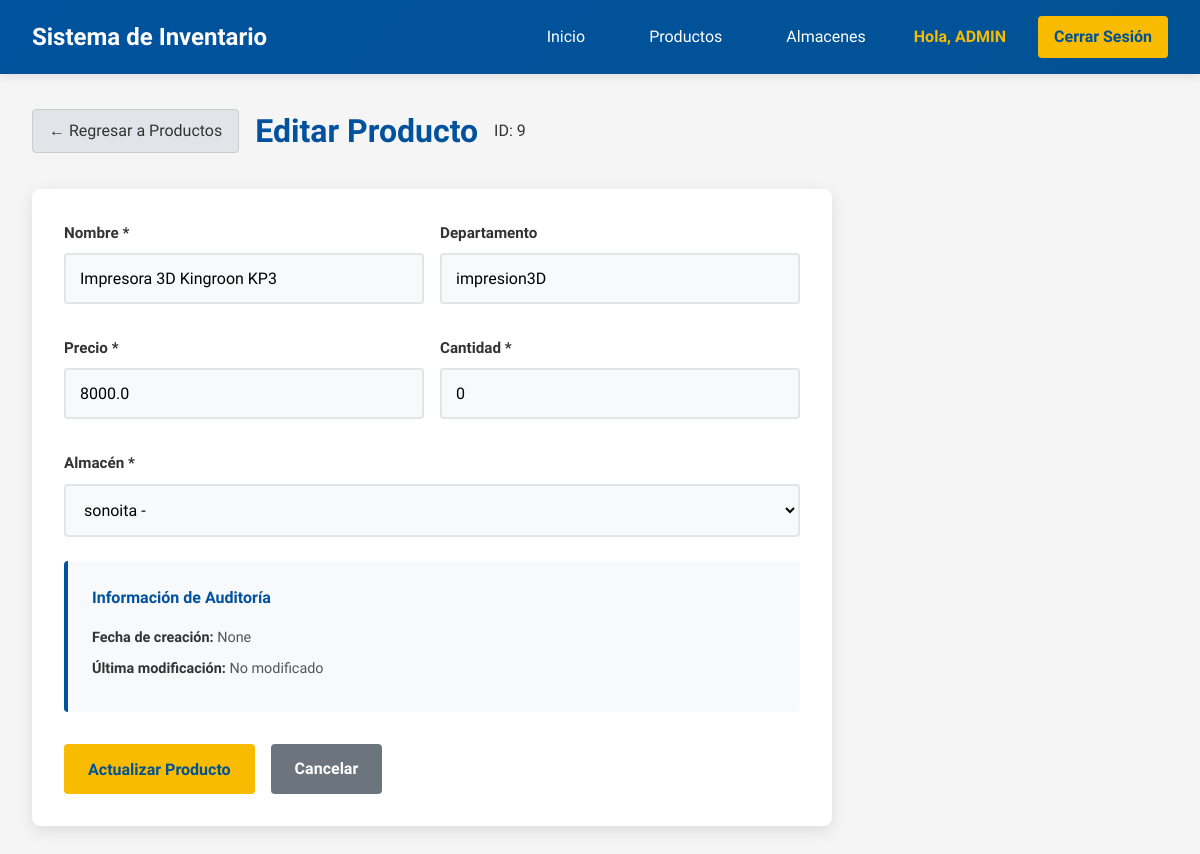
Page /editar_producto/9 (signed in) on the committed database.
### tables this page shows
CREATE TABLE almacenes (
    id INTEGER PRIMARY KEY,
    nombre TEXT NOT NULL
, fecha_hora_ultima_modificacion DATETIME, ultimo_usuario_en_modificar TEXT, fecha_hora_creacion DATETIME);

CREATE TABLE "productos" (
	"id"	INTEGER NOT NULL,
	"nombre"	TEXT NOT NULL,
	"precio"	REAL NOT NULL,
	"cantidad"	INTEGER NOT NULL,
	"departamento"	TEXT NOT NULL, almacen INTEGER, fecha_hora_ultima_modificacion DATETIME, ultimo_usuario_en_modificar TEXT, fecha_hora_creacion DATETIME,
	PRIMARY KEY("id")
);

### app.py (the view, shortened to what this page needs)
@app.route('/editar_producto/<int:id>', methods=['GET', 'POST'])
def editar_producto(id):
    if 'usuario_id' not in session:
        return redirect(url_for('login'))
    if session['usuario_rol'] not in ['ADMIN', 'PRODUCTOS']:
        flash('No tienes permisos para esta acción', 'error')
        return redirect(url_for('productos'))
    conn = get_db_connection()
    producto = conn.execute('SELECT * FROM productos WHERE id = ?', (id,)).fetchone()
    almacenes = conn.execute('SELECT * FROM almacenes ORDER BY nombre').fetchall()
    conn.close()
    if not producto:
        flash('Producto no encontrado', 'error')
        return redirect(url_for('productos'))
    return render_template('editar_producto.html', producto=producto, almacenes=almacenes)

### app.py (called while the page is built)
def get_db_connection():
    conn = sqlite3.connect(DATABASE)
    conn.row_factory = sqlite3.Row
    return conn

### templates/editar_producto.html (shortened to what this page needs)
{% extends "base.html" %}
{% block content %}
<div class="container">
    <div class="page-header">
        <a href="{{ url_for('productos') }}" class="btn btn-back">
            ← Regresar a Productos
        </a>
        <h1>Editar Producto</h1>
        <p class="producto-id">ID: {{ producto.id }}</p>
    </div>
    <div class="form-container">
        <form method="POST" class="product-form">
            <div class="form-row">
                <div class="form-group">
                    <label for="nombre">Nombre *</label>
                    <input type="text" id="nombre" name="nombre" class="form-input"
                           value="{{ producto.nombre }}" required>
                </div>
                <div class="form-group">
                    <label for="departamento">Departamento</label>
                    <input type="text" id="departamento" name="departamento" class="form-input"
                           value="{{ producto.departamento or '' }}"
                           placeholder="Ej: Electrónicos, Ropa, Hogar">
                </div>
            </div>
            <div class="form-row">
                <div class="form-group">
                    <label for="precio">Precio *</label>
                    <input type="number" id="precio" name="precio" class="form-input"
                           value="{{ producto.precio }}" step="0.01" min="0" required>
                </div>
                <div class="form-group">
                    <label for="cantidad">Cantidad *</label>
                    <input type="number" id="cantidad" name="cantidad" class="form-input"
                           value="{{ producto.cantidad }}" min="0" required>
                </div>
            </div>
            <div class="form-group">
                <label for="almacen">Almacén *</label>
                <select id="almacen" name="almacen" class="form-input" required>
                    {% for almacen in almacenes %}
                    <option value="{{ almacen.id }}"
                            {% if almacen.id == producto.almacen %}selected{% endif %}>
                        {{ almacen.nombre }} - {{ almacen.ubicacion }}
                    </option>
                    {% endfor %}
                </select>
            </div>
            <div class="audit-info">
                <h4>Información de Auditoría</h4>
                <div class="audit-details">
                    <p><strong>Fecha de creación:</strong> {{ producto.fecha_hora_creacion }}</p>
                    {% if producto.fecha_hora_ultima_modificacion %}
                    <p><strong>Última modificación:</strong> {{ producto.fecha_hora_ultima_modificacion }}</p>
                    <p><strong>Último usuario en modificar:</strong> {{ producto.ultimo_usuario_en_modificar }}</p>
                    {% else %}
                    <p><strong>Última modificación:</strong> No modificado</p>
                    {% endif %}
                </div>
            </div>
            <div class="form-actions">
                <button type="submit" class="btn btn-success">Actualizar Producto</button>
                <a href="{{ url_for('productos') }}" class="btn btn-secondary">Cancelar</a>
            </div>
        </form>
    </div>
</div>
{% endblock %}

### templates/base.html (shortened to what this page needs)
<!DOCTYPE html>
<html lang="es">
<head>
    <link rel="stylesheet" href="{{ url_for('static', filename='css/style.css') }}">
</head>
<body>
    {% if session.usuario_nombre %}
    <nav class="navbar">
        <div class="nav-container">
            <div class="nav-logo">
                <span>Sistema de Inventario</span>
            </div>
            <div class="nav-menu">
                <a href="{{ url_for('index') }}" class="nav-link">Inicio</a>
                <a href="{{ url_for('productos') }}" class="nav-link">Productos</a>
                <a href="{{ url_for('almacenes') }}" class="nav-link">Almacenes</a>
                <span class="nav-user">Hola, {{ session.usuario_nombre }}</span>
                <a href="{{ url_for('logout') }}" class="nav-link logout">Cerrar Sesión</a>
            </div>
        </div>
    </nav>
    {% endif %}
    <main class="main-content">
        {% block content %}{% endblock %}
    </main>
</body>
</html>

### static/css/style.css (style rules this page uses)
* { margin: 0; padding: 0; box-sizing: border-box; font-family: 'Segoe UI', Tahoma, Geneva, Verdana, sans-serif; }
:root { --azul-unison: #00529e; --azul-oscuro: #015294; --dorado-unison: #f8bb00; --dorado-oscuro: #d99e30; --gris-claro: #f5f5f5; --gris-medio: #e1e5e9; --gris-oscuro: #333333; --blanco: #ffffff; --error: #dc3545; --exito: #28a745; }
body { font-family: 'Segoe UI', Tahoma, Geneva, Verdana, sans-serif; background-color: var(--gris-claro); color: var(--gris-oscuro); line-height: 1.6; }
.container { max-width: 1200px; margin: 0 auto; padding: 0 2rem; }
.navbar { background: linear-gradient(135deg, var(--azul-unison), var(--azul-oscuro)); padding: 1rem 0; box-shadow: 0 2px 10px rgba(0,0,0,0.1); position: sticky; top: 0; z-index: 1000; }
.nav-container { max-width: 1200px; margin: 0 auto; display: flex; justify-content: space-between; align-items: center; padding: 0 2rem; }
.nav-logo span { color: var(--blanco); font-size: 1.5rem; font-weight: 600; font-family: 'Segoe UI', Tahoma, Geneva, Verdana, sans-serif; }
.nav-menu { display: flex; align-items: center; gap: 2rem; }
.nav-link { color: var(--blanco); text-decoration: none; padding: 0.5rem 1rem; border-radius: 4px; transition: background-color 0.3s; font-weight: 500; font-family: 'Segoe UI', Tahoma, Geneva, Verdana, sans-serif; }
.nav-user { color: var(--dorado-unison); font-weight: 600; font-family: 'Segoe UI', Tahoma, Geneva, Verdana, sans-serif; }
.logout { background-color: var(--dorado-unison); color: var(--azul-oscuro); font-weight: 600; border-radius: 4px; font-family: 'Segoe UI', Tahoma, Geneva, Verdana, sans-serif; }
.form-group { margin-bottom: 1.5rem; }
.form-group label { display: block; margin-bottom: 0.5rem; color: var(--gris-oscuro); font-weight: 600; font-size: 0.95rem; font-family: 'Segoe UI', Tahoma, Geneva, Verdana, sans-serif; }
.form-input { width: 100%; padding: 0.875rem; border: 2px solid var(--gris-medio); border-radius: 4px; font-size: 1rem; transition: all 0.3s ease; background-color: #f8f9fa; font-family: 'Segoe UI', Tahoma, Geneva, Verdana, sans-serif; }
.main-content { min-height: calc(100vh - 80px); padding: 2rem 0; }
.btn { padding: 0.75rem 1.5rem; border: none; border-radius: 4px; font-size: 1rem; font-weight: 600; cursor: pointer; transition: all 0.3s; text-decoration: none; display: inline-block; text-align: center; font-family: 'Segoe UI', Tahoma, Geneva, Verdana, sans-serif; }
.btn-success { background-color: var(--dorado-unison); color: var(--azul-oscuro); font-weight: 600; }
.btn-secondary { background-color: #6c757d; color: var(--blanco); }
.form-container { background: var(--blanco); padding: 2rem; border-radius: 8px; box-shadow: 0 5px 15px rgba(0,0,0,0.1); margin: 2rem 0; max-width: 800px; }
.form-row { display: flex; gap: 1rem; margin-bottom: 1rem; flex-wrap: wrap; }
.form-row .form-group { flex: 1; min-width: 250px; margin-bottom: 1rem; }
.form-actions { display: flex; gap: 1rem; margin-top: 2rem; flex-wrap: wrap; }
.product-form, .almacen-form { width: 100%; }
.page-header { display: flex; align-items: center; gap: 1rem; margin-bottom: 2rem; }
.page-header h1 { margin: 0; color: var(--azul-unison); font-family: 'Segoe UI', Tahoma, Geneva, Verdana, sans-serif; }
.btn-back { padding: 0.5rem 1rem; background-color: var(--gris-medio); color: var(--gris-oscuro); text-decoration: none; border-radius: 4px; font-weight: 500; transition: all 0.3s ease; border: 1px solid #ccc; font-family: 'Segoe UI', Tahoma, Geneva, Verdana, sans-serif; }
.audit-info { background: #f8f9fa; padding: 1.5rem; border-radius: 4px; margin: 1.5rem 0; border-left: 4px solid var(--azul-unison); }
.audit-info h4 { color: var(--azul-unison); margin-bottom: 1rem; font-size: 1rem; font-weight: 600; font-family: 'Segoe UI', Tahoma, Geneva, Verdana, sans-serif; }
.audit-details p { margin: 0.5rem 0; font-size: 0.9rem; color: #555; font-family: 'Segoe UI', Tahoma, Geneva, Verdana, sans-serif; }
.audit-details strong { color: #333; }
.form-input::placeholder { color: #999; font-size: 0.9rem; font-family: 'Segoe UI', Tahoma, Geneva, Verdana, sans-serif; }
input[type="text"], input[type="password"], input[type="email"], input[type="number"], input[type="tel"], input[type="url"], input[type="search"], input[type="date"], input[type="datetime-local"], input[type="month"], input[type="week"], input[type="time"], textarea, select { border-radius: 4px; font-family: 'Segoe UI', Tahoma, Geneva, Verdana, sans-serif; }

### rows in the picture
almacenes: usuario_nombre "ADMIN"
productos: id "9", nombre "Impresora 3D Kingroon KP3", departamento "impresion3D", precio "8000.0", cantidad "0", almacen "sonoita -"

### other values in the picture
{{ producto.fecha_hora_creacion }} "None"
